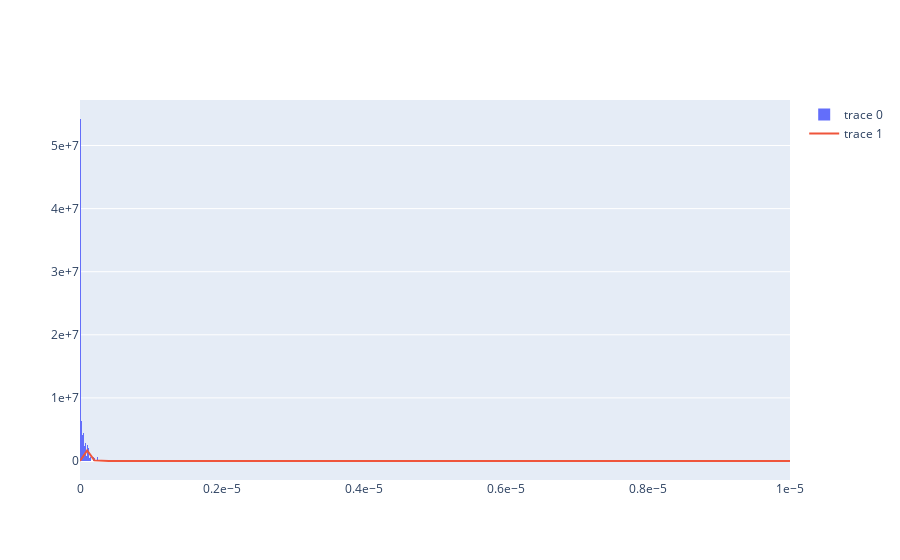

Notebook source saved alongside this figure:
### Code cell
import plotly.graph_objects as go
from scipy.stats import expon
a, b = expon.fit(fpts)
import numpy as np 
trace1 = go.Histogram(x=fpts, nbinsx=60, histnorm='probability density')

x = np.linspace(0, 1e-5, 100)
trace2 = go.Scatter(x=x, y=expon.pdf(x, loc=a, scale=b))
dati = [trace1, trace2]
fig = go.Figure(data = dati)
fig.update_xaxes(exponentformat="e")
fig.update_yaxes(exponentformat="e")
print(a, b)
print(S.mfpt(run))
fig.show()
